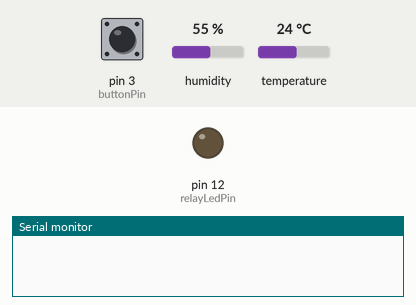
This sketch was run on a simulated Arduino Uno, built with avr-gcc and run on an emulated ATmega328P. Shown: output pins drawn as LEDs (lit = HIGH), the last lines printed to the serial monitor. The inputs (shaded band) are chosen by the test bench; at power-on: temperature 24 °C, pin 3 (buttonPin) HIGH, humidity 55 %.

Above: at 1.2 s.
1.3 s: temperature set to 31 °C
3.2 s: temperature set to 34 °C
At 7.1 s:
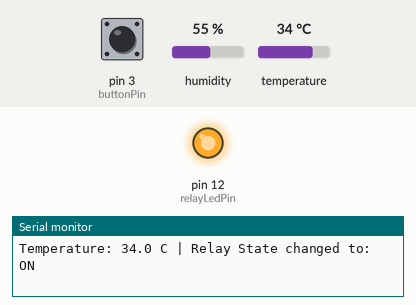
7.5 s: pin 3 (buttonPin) pulled LOW for 0.15 s
At 8.0 s:
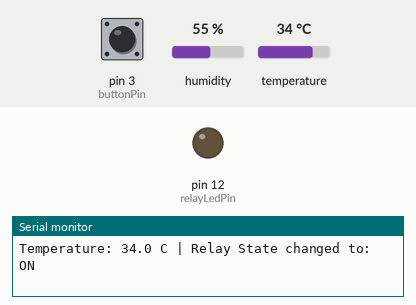
9.5 s: pin 3 (buttonPin) pulled LOW for 1 s
At 10.8 s:
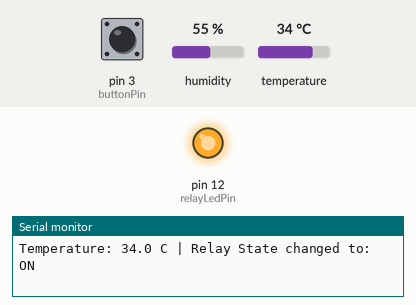
12.0 s: pin 3 (buttonPin) pulled LOW for 3.2 s
At 15.6 s:
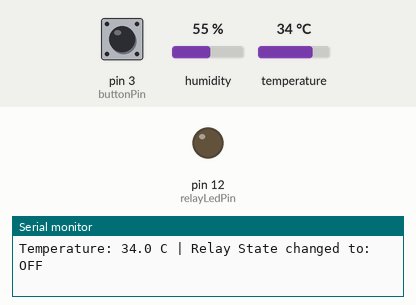
Timing chart, 0 to 17.1 s (numbered marks = the images above; inputs shaded):
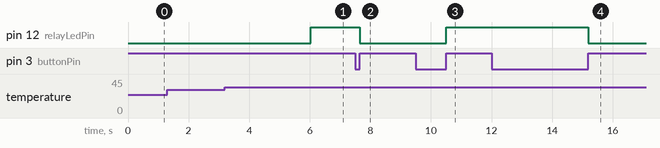

Measured:
- the behaviour switches between 32 and 33 °C on temperature (found by bisection; images 0 and 1)
- after the input at 1.3 s, every drawn part: stays the same
- after the input at 3.2 s, pin 12 (relayLedPin): LOW → HIGH after 2.8 s
- after the input at 7.5 s, pin 12 (relayLedPin): HIGH → LOW after 0.15 s
- after the input at 9.5 s, pin 12 (relayLedPin): LOW → HIGH after 1.0 s
- after the input at 12.0 s, pin 12 (relayLedPin): HIGH → LOW after 3.2 s

The sketch:

relay_simulation.ino
```cpp
#include "DHT.h"

int dhtPin = 4;
int relayLedPin = 12;
int buttonPin = 3;

DHT dht(dhtPin, DHT11);

bool relayState = false;
bool overrideMode = false;
unsigned long lastPollTime = 0;
bool lastRelayState = false;

void setup() {
  pinMode(relayLedPin, OUTPUT);
  pinMode(buttonPin, INPUT_PULLUP);
  Serial.begin(9600);
  dht.begin();
}

void loop() {
  unsigned long currentMillis = millis();

  // Manual Override Button
  if (digitalRead(buttonPin) == LOW) {
    delay(50); // debounce
    if (digitalRead(buttonPin) == LOW) {
      overrideMode = true;
      relayState = !relayState; // toggle state
      while(digitalRead(buttonPin) == LOW); // wait for release
    }
  }

  // Read sensor every 2 seconds
  if (currentMillis - lastPollTime >= 2000) {
    lastPollTime = currentMillis;
    float tempC = dht.readTemperature();

    if (!isnan(tempC)) {
      // Automate logic if manual override is inactive
      if (!overrideMode) {
        if (tempC > 32.0) {
          relayState = true;
        } else if (tempC < 28.0) {
          relayState = false;
        }
      } else {
        // Clear manual override when conditions drop back down below safety limit
        if (tempC <= 28.0 && relayState == true) {
          overrideMode = false;
        }
      }

      // Log changes to Serial Monitor
      if (relayState != lastRelayState) {
        Serial.print("Temperature: ");
        Serial.print(tempC, 1);
        Serial.print(" C | Relay State changed to: ");
        Serial.println(relayState ? "ON" : "OFF");
        lastRelayState = relayState;
      }
    }
  }

  digitalWrite(relayLedPin, relayState ? HIGH : LOW);
}
```
